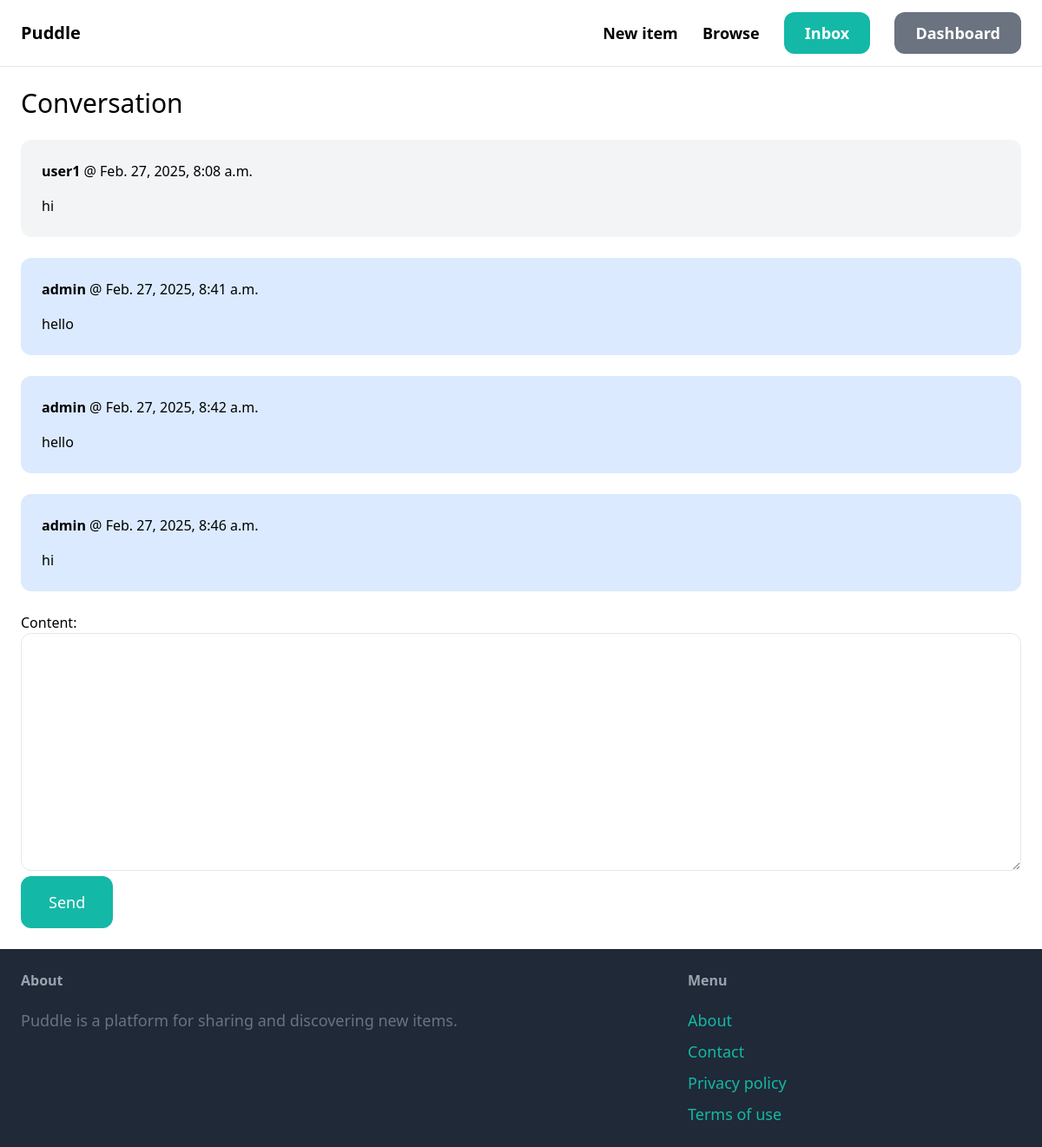
/inbox/1/ (signed in), run on an earlier commit of the app's database.
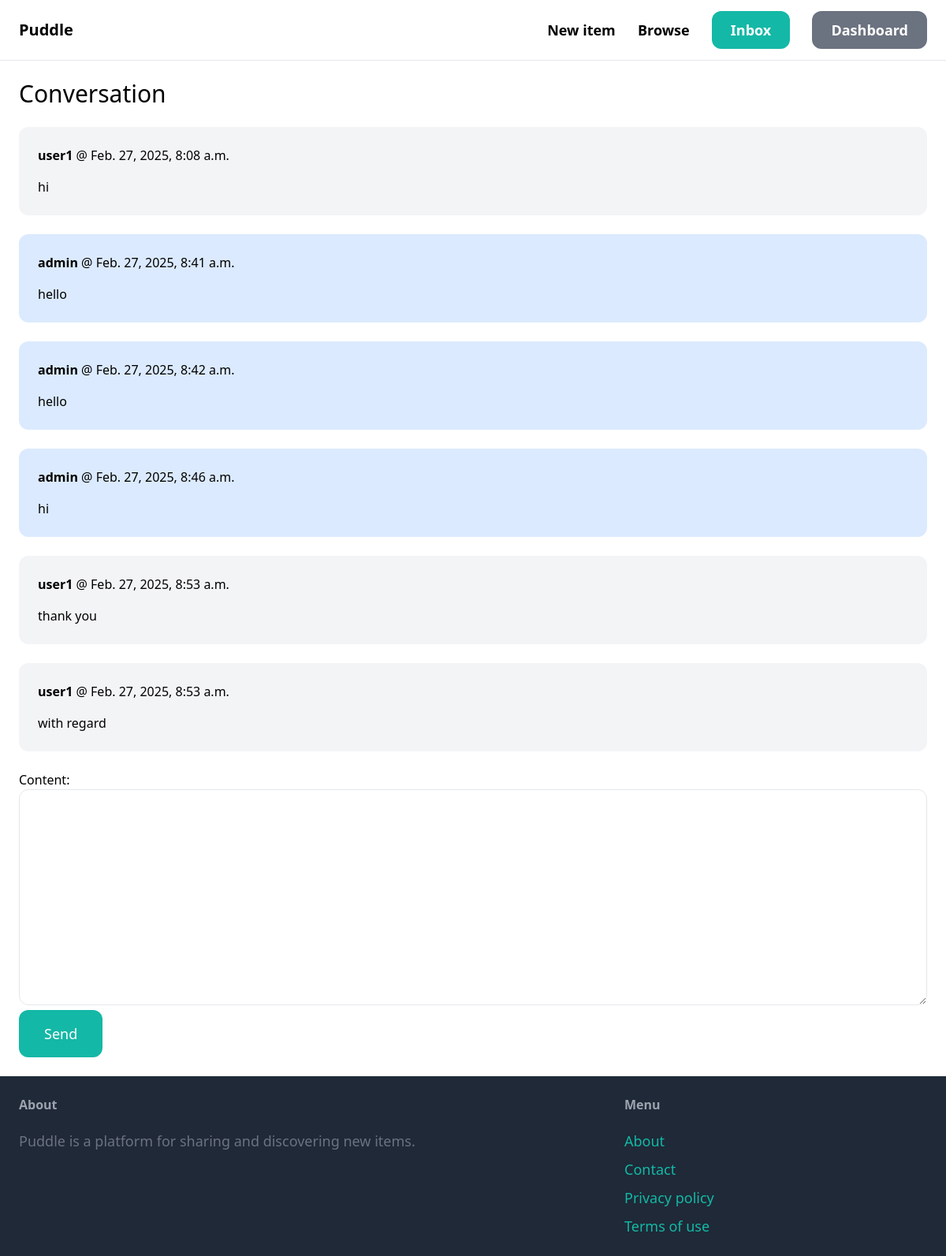
And on a later commit of the database.
### conversation/models.py (models this page shows)
class ConversationMessage(models.Model):
    conversation = models.ForeignKey(Conversation, related_name='messages', on_delete=models.CASCADE)
    content = models.TextField()
    created_at = models.DateTimeField(auto_now_add=True)
    created_by = models.ForeignKey(User, related_name='created_messages', on_delete=models.CASCADE)

### conversation/views.py (the view)
# urls.py: path('<int:pk>/', views.detail, name='detail'),
@login_required
def detail(request, pk):
    conversation = Conversation.objects.filter(members__in=[request.user.id]).get(pk=pk)
    if request.method == 'POST':
        form = ConversationMessageForm(request.POST)
        if form.is_valid():
            conversation_message = form.save(commit=False)
            conversation_message.conversation = conversation
            conversation_message.created_by = request.user
            conversation_message.save()
            conversation.save()
            return redirect('conversation:detail', pk=pk)
    else:
        form = ConversationMessageForm()
    return render(request, 'conversation/detail.html', {
        'conversation': conversation,
        'form': form
    })

### conversation/forms.py
class ConversationMessageForm(forms.ModelForm):
    class Meta:
        model = ConversationMessage
        fields = ('content',)
        widgets = {
            'content': forms.Textarea(attrs={
                'class': 'w-full py-4 px-6 rounded-xl border'
        })
        }

### conversation/templates/conversation/detail.html (shortened to what this page needs)
{% extends 'core/base.html' %}
{% block content %}
<h1 class="mb-6 text-3xl">Conversation</h1>
<div class="space-y-6">
    {% for message in conversation.messages.all %}
        <div class="p-6 flex {% if message.created_by == request.user %}bg-blue-100{% else %}bg-gray-100{% endif %} rounded-xl">
            <div>
                <p class="mb-4"><strong>{{ message.created_by.username }}</strong> @ {{ message.created_at }}</p>
                <p>{{ message.content }}</p>
            </div>
        </div>
    {% endfor %}
</div>
<form method="post" action="." class="mt-6">
    {{ form.as_p }}
    <button class="py-4 px-8 text-lg bg-teal-500 hover:bg-teal-700 rounded-xl text-white">Send</button>
</form>
{% endblock %}

What changed in the data, as far as the page shows it:
added ConversationMessage: created_by.username "user1", created_at "Feb. 27, 2025, 8:53 a.m.", content "thank you"
added ConversationMessage: created_by.username "user1", created_at "Feb. 27, 2025, 8:53 a.m.", content "with regard"
